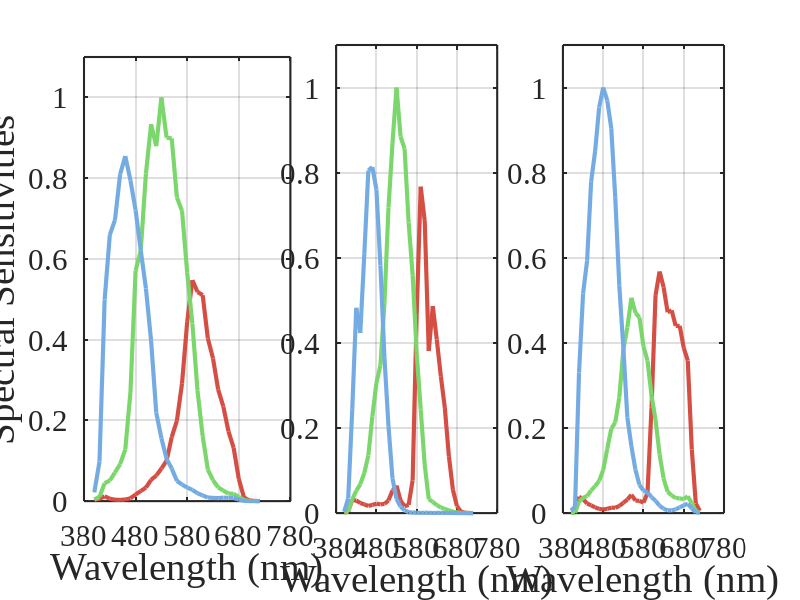

The MATLAB source for this figure:
clear; close all; clc;

RED = [213 78 68]/255;
GREEN = [123 215 108]/255;
BLUE = [116 171 227]/255;

load('camera_spectra_dataset.mat')

camera_names = {'Canon_60D_DSLR',...
                'Nikon_D80_DSLR',...
                'Point_Grey_Grasshopper-50S5C_Industrial'};


figure('color', 'w', 'unit', 'centimeters', 'position', [2, 5, 48, 12]);

for i = 1:numel(camera_names)
    idx = find(strcmpi(camera_names{i}, {camera_spectra_dataset.camera_model}), 1);
    wavelengths = camera_spectra_dataset(idx).wavelength;
    spectra = camera_spectra_dataset(idx).spectral_sensitivity;
    
    hax = subplot(1, 3, i);
    pos = get(hax, 'OuterPosition');
    pos = pos + [-0.025, 0.02, 0.05, -0.04];
    set(hax, 'OuterPosition', pos);
    
    hold on;
    
    plot(wavelengths, spectra(:,1), 'color', RED, 'linewidth', 3);
    plot(wavelengths, spectra(:,2), 'color', GREEN, 'linewidth', 3);
    plot(wavelengths, spectra(:,3), 'color', BLUE, 'linewidth', 3);
    box on; grid on
    set(gca, 'linewidth', 1.5, 'fontname', 'times new roman', 'fontsize', 22,...
        'xtick', 380:100:780, 'ytick', 0:0.2:1);
    xlim([380, 780]);
    ylim([0, 1.1]);
    xlabel('Wavelength (nm)', 'fontname', 'times new roman', 'fontsize', 28);
    if i == 1
        ylabel('Spectral Sensitivities', 'fontname', 'times new roman', 'fontsize', 28);
    end
end
